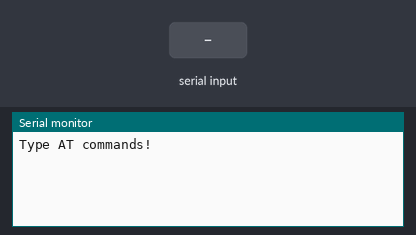
The sketch below on a simulated Arduino Uno, built with avr-gcc and run on an emulated ATmega328P. On the bench: the last lines printed to the serial monitor. Inputs (shaded band) come from the test bench.

Above: at 1.2 s.
1.3 s: "1" received over the second serial link
At 1.8 s:
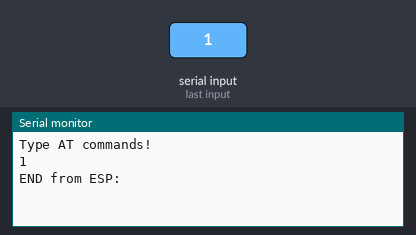
2.8 s: "0" received over the second serial link
At 4.1 s:
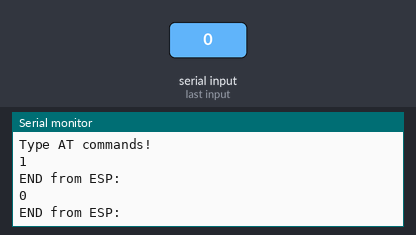

Measured:
- after the input at 1.3 s, the serial monitor: prints a new line at once (image 1)
- after the input at 2.8 s, the serial monitor: prints a new line at once (image 2)

The sketch:

BT_AT_commands.ino
```cpp
#include <SoftwareSerial.h>

SoftwareSerial mySerial(11, 10); // RX, TX
String command = ""; // Stores response of bluetooth device
                                     // which simply allows \n between each
                                     // response.
void setup()
{
   // Open serial communications and wait for port to open:
   Serial.begin(9600);
   Serial.println("Type AT commands!");
   // SoftwareSerial "com port" data rate. JY-MCU v1.03 defaults to 9600.
   mySerial.begin(115200);
}

void loop()
{
   // Read device output if available.
   if (mySerial.available()) {
     command = "";
     //Serial.println("Data from ESP:");
     while(mySerial.available()) { // While there is more to be read, keep reading.
       command += (char)mySerial.read();
     }
     Serial.println(command);
     command = ""; // No repeats
     Serial.println("END from ESP:");
   }

   // Read user input if available.
   if (Serial.available()){
       command = "";
       //Serial.println("Data from Serial:");
       //delay(10); // The DELAY!
       while (Serial.available()){
        command += (char)Serial.read();
       }
       mySerial.print(command);
       //Serial.println("END write to ESP:");
   }
}

/*
AT+VERSION - Returns the software version of the module

AT+BAUDx - Sets the baud rate of the module (The command AT+BAUD8 sets the baud rate to 115200)
1 >> 1200
2 >> 2400
3 >> 4800
4 >> 9600 (Default)
5 >> 19200
6 >> 38400
7 >> 57600
8 >> 115200
9 >> 230400

AT+NAME<name> - Sets the name of the module Any name can be specified up to 20 characters

AT+PINxxxx - Sets the pairing password of the device. Any 4 digit number can be used, the default pincode is 1234

AT+PN - Sets the parity of the module (AT+PN >> No parity check)
*/
```
